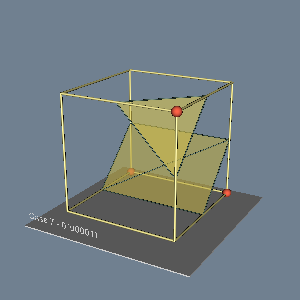

The script that drew this image:
#!/usr/bin/env python

# Visualize marching cubes case 7 for 3D isosurface generation.

# Factory overrides: importing these modules registers the OpenGL rendering
# and interaction style implementations for vtkRenderingCore factory classes.
import vtkmodules.vtkInteractionStyle  # noqa: F401
import vtkmodules.vtkRenderingOpenGL2  # noqa: F401

# VTK pipeline classes used in this example
from vtkmodules.vtkCommonCore import (
    vtkFloatArray,
    vtkIdList,
    vtkPoints,
)
from vtkmodules.vtkCommonDataModel import vtkUnstructuredGrid
from vtkmodules.vtkCommonTransforms import vtkTransform
from vtkmodules.vtkFiltersCore import (
    vtkContourFilter,
    vtkExtractEdges,
    vtkGlyph3D,
    vtkThresholdPoints,
    vtkTubeFilter,
)
from vtkmodules.vtkFiltersGeneral import (
    vtkShrinkPolyData,
    vtkTransformPolyDataFilter,
)
from vtkmodules.vtkFiltersSources import (
    vtkCubeSource,
    vtkSphereSource,
)
from vtkmodules.vtkRenderingCore import (
    vtkActor,
    vtkPolyDataMapper,
    vtkRenderWindow,
    vtkRenderWindowInteractor,
    vtkRenderer,
)
from vtkmodules.vtkRenderingFreeType import vtkVectorText

# Colors (normalized RGB)
slate_grey = (0.439, 0.502, 0.565)
lamp_black = (0.180, 0.278, 0.231)
banana = (0.890, 0.812, 0.341)
khaki = (0.941, 0.902, 0.549)
tomato = (1.000, 0.388, 0.278)

# Case 7 vertex pattern: 1=IN, 0=OUT
pattern = [1, 1, 0, 0, 0, 0, 1, 0]
label_str = "Case 7 - 01000011"

# Source: define a single hexahedron cell
scalars = vtkFloatArray()
for v in pattern:
    scalars.InsertNextValue(float(v))

points = vtkPoints()
points.InsertNextPoint(0, 0, 0)
points.InsertNextPoint(1, 0, 0)
points.InsertNextPoint(1, 1, 0)
points.InsertNextPoint(0, 1, 0)
points.InsertNextPoint(0, 0, 1)
points.InsertNextPoint(1, 0, 1)
points.InsertNextPoint(1, 1, 1)
points.InsertNextPoint(0, 1, 1)

ids = vtkIdList()
for j in range(8):
    ids.InsertNextId(j)

grid = vtkUnstructuredGrid()
grid.Allocate(10, 10)
grid.InsertNextCell(12, ids)
grid.SetPoints(points)
grid.GetPointData().SetScalars(scalars)

# Filter: contour at 0.5 to find isosurface triangles
marching = vtkContourFilter()
marching.SetInputData(grid)
marching.SetValue(0, 0.5)
marching.Update()

# Filter: extract and tube the triangle edges
triangle_edges = vtkExtractEdges()
triangle_edges.SetInputConnection(marching.GetOutputPort())

triangle_edge_tubes = vtkTubeFilter()
triangle_edge_tubes.SetInputConnection(triangle_edges.GetOutputPort())
triangle_edge_tubes.SetRadius(0.005)
triangle_edge_tubes.SetNumberOfSides(6)
triangle_edge_tubes.UseDefaultNormalOn()
triangle_edge_tubes.SetDefaultNormal(0.577, 0.577, 0.577)

triangle_edge_mapper = vtkPolyDataMapper()
triangle_edge_mapper.SetInputConnection(triangle_edge_tubes.GetOutputPort())
triangle_edge_mapper.ScalarVisibilityOff()

triangle_edge_actor = vtkActor()
triangle_edge_actor.SetMapper(triangle_edge_mapper)
triangle_edge_actor.GetProperty().SetDiffuseColor(lamp_black)
triangle_edge_actor.GetProperty().SetSpecular(0.4)
triangle_edge_actor.GetProperty().SetSpecularPower(10)

# Filter: shrink the contour triangles for clarity
shrinker = vtkShrinkPolyData()
shrinker.SetShrinkFactor(1)
shrinker.SetInputConnection(marching.GetOutputPort())

triangle_mapper = vtkPolyDataMapper()
triangle_mapper.ScalarVisibilityOff()
triangle_mapper.SetInputConnection(shrinker.GetOutputPort())

triangle_actor = vtkActor()
triangle_actor.SetMapper(triangle_mapper)
triangle_actor.GetProperty().SetDiffuseColor(banana)
triangle_actor.GetProperty().SetOpacity(0.6)

# Source: cube outline
cube_model = vtkCubeSource()
cube_model.SetCenter(0.5, 0.5, 0.5)

cube_edges_filter = vtkExtractEdges()
cube_edges_filter.SetInputConnection(cube_model.GetOutputPort())

cube_tubes = vtkTubeFilter()
cube_tubes.SetInputConnection(cube_edges_filter.GetOutputPort())
cube_tubes.SetRadius(0.01)
cube_tubes.SetNumberOfSides(6)
cube_tubes.UseDefaultNormalOn()
cube_tubes.SetDefaultNormal(0.577, 0.577, 0.577)

cube_tube_mapper = vtkPolyDataMapper()
cube_tube_mapper.SetInputConnection(cube_tubes.GetOutputPort())

cube_edges_actor = vtkActor()
cube_edges_actor.SetMapper(cube_tube_mapper)
cube_edges_actor.GetProperty().SetDiffuseColor(khaki)
cube_edges_actor.GetProperty().SetSpecular(0.4)
cube_edges_actor.GetProperty().SetSpecularPower(10)

# Filter: sphere glyphs at active (IN) vertices
sphere_source = vtkSphereSource()
sphere_source.SetRadius(0.04)
sphere_source.SetPhiResolution(20)
sphere_source.SetThetaResolution(20)

threshold_in = vtkThresholdPoints()
threshold_in.SetInputData(grid)
threshold_in.SetUpperThreshold(0.5)
threshold_in.SetThresholdFunction(threshold_in.THRESHOLD_UPPER)

vertices_glyph = vtkGlyph3D()
vertices_glyph.SetInputConnection(threshold_in.GetOutputPort())
vertices_glyph.SetSourceConnection(sphere_source.GetOutputPort())

sphere_mapper = vtkPolyDataMapper()
sphere_mapper.SetInputConnection(vertices_glyph.GetOutputPort())
sphere_mapper.ScalarVisibilityOff()

cube_vertices_actor = vtkActor()
cube_vertices_actor.SetMapper(sphere_mapper)
cube_vertices_actor.GetProperty().SetDiffuseColor(tomato)

# Label: case text positioned above the cube
case_label = vtkVectorText()
case_label.SetText(label_str)

label_xform = vtkTransform()
label_xform.Identity()
label_xform.Translate(-0.2, 0, 1.25)
label_xform.Scale(0.05, 0.05, 0.05)

label_transform_filter = vtkTransformPolyDataFilter()
label_transform_filter.SetTransform(label_xform)
label_transform_filter.SetInputConnection(case_label.GetOutputPort())

label_mapper = vtkPolyDataMapper()
label_mapper.SetInputConnection(label_transform_filter.GetOutputPort())

label_actor = vtkActor()
label_actor.SetMapper(label_mapper)

# Source: base platform
base_model = vtkCubeSource()
base_model.SetXLength(1.5)
base_model.SetYLength(0.01)
base_model.SetZLength(1.5)

base_mapper = vtkPolyDataMapper()
base_mapper.SetInputConnection(base_model.GetOutputPort())

base_actor = vtkActor()
base_actor.SetMapper(base_mapper)
base_actor.SetPosition(0.5, -0.09, 0.5)

# Renderer: assemble the scene
renderer = vtkRenderer()
renderer.AddActor(triangle_edge_actor)
renderer.AddActor(base_actor)
renderer.AddActor(label_actor)
renderer.AddActor(cube_edges_actor)
renderer.AddActor(cube_vertices_actor)
renderer.AddActor(triangle_actor)
renderer.SetBackground(slate_grey)

# Window: display the rendered scene
render_window = vtkRenderWindow()
render_window.AddRenderer(renderer)
render_window.SetWindowName("marching cases")
render_window.SetMultiSamples(0)
render_window.SetSize(300, 300)

# Scene: configure the camera
renderer.GetActiveCamera().Dolly(1.2)
renderer.GetActiveCamera().Azimuth(30)
renderer.GetActiveCamera().Elevation(20)
renderer.ResetCamera()
renderer.ResetCameraClippingRange()

# Interactor: handle mouse and keyboard events
render_window_interactor = vtkRenderWindowInteractor()
render_window_interactor.SetRenderWindow(render_window)

# Launch the interactive visualization
render_window_interactor.Initialize()
render_window_interactor.Start()
